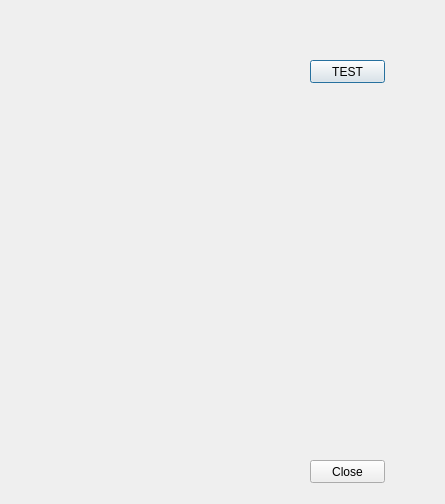
<?xml version="1.0" encoding="UTF-8"?>
<ui version="4.0">
 <class>TestDialog</class>
 <widget class="QDialog" name="TestDialog">
  <property name="geometry">
   <rect>
    <x>0</x>
    <y>0</y>
    <width>445</width>
    <height>504</height>
   </rect>
  </property>
  <property name="windowTitle">
   <string>Dialog</string>
  </property>
  <widget class="QPushButton" name="test_button">
   <property name="geometry">
    <rect>
     <x>310</x>
     <y>60</y>
     <width>75</width>
     <height>23</height>
    </rect>
   </property>
   <property name="text">
    <string>TEST</string>
   </property>
  </widget>
  <widget class="QPushButton" name="close_button">
   <property name="geometry">
    <rect>
     <x>310</x>
     <y>460</y>
     <width>75</width>
     <height>23</height>
    </rect>
   </property>
   <property name="text">
    <string>Close</string>
   </property>
  </widget>
 </widget>
 <resources/>
 <connections/>
</ui>
